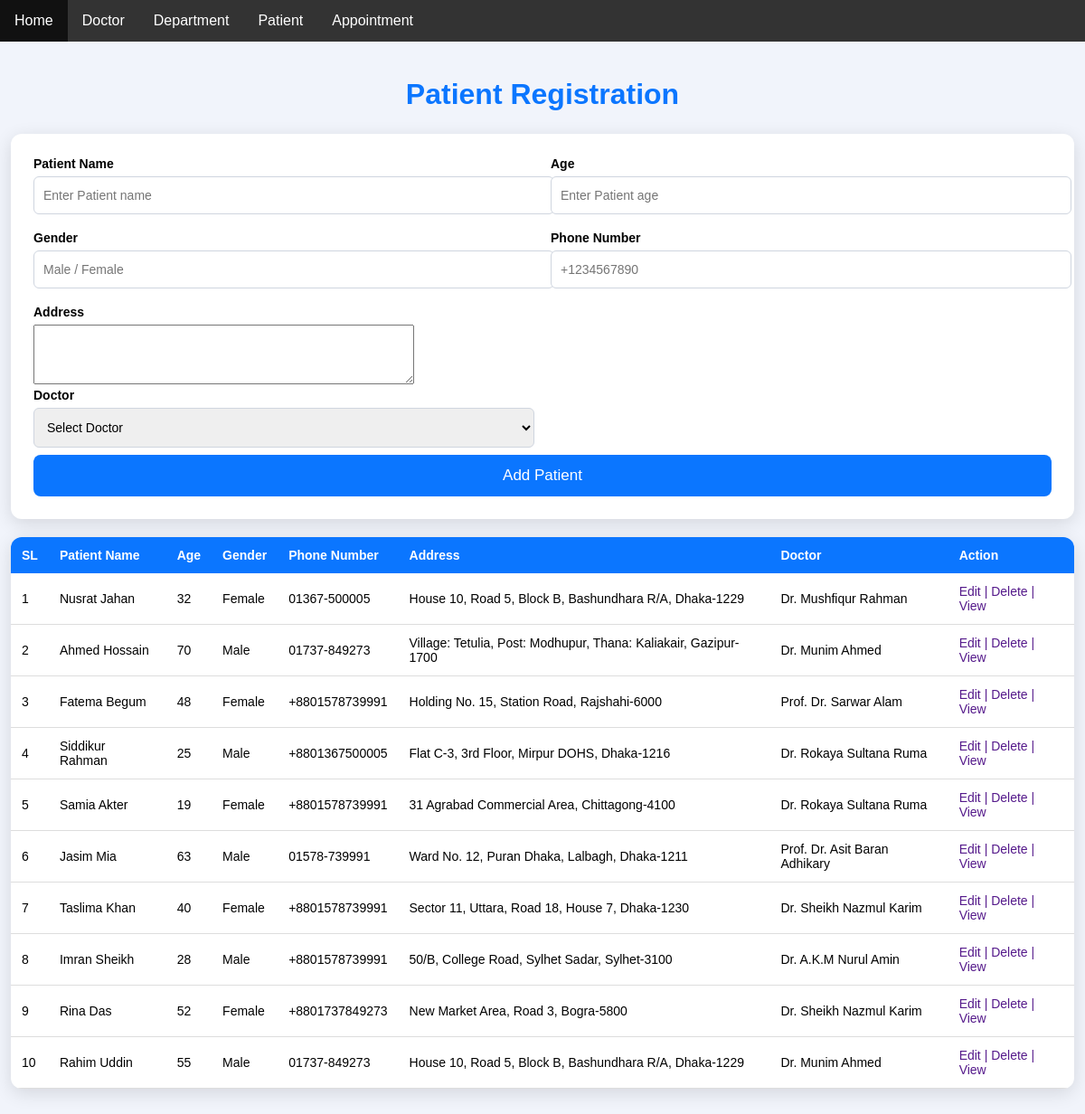
The app's page /patientPage/, older data.
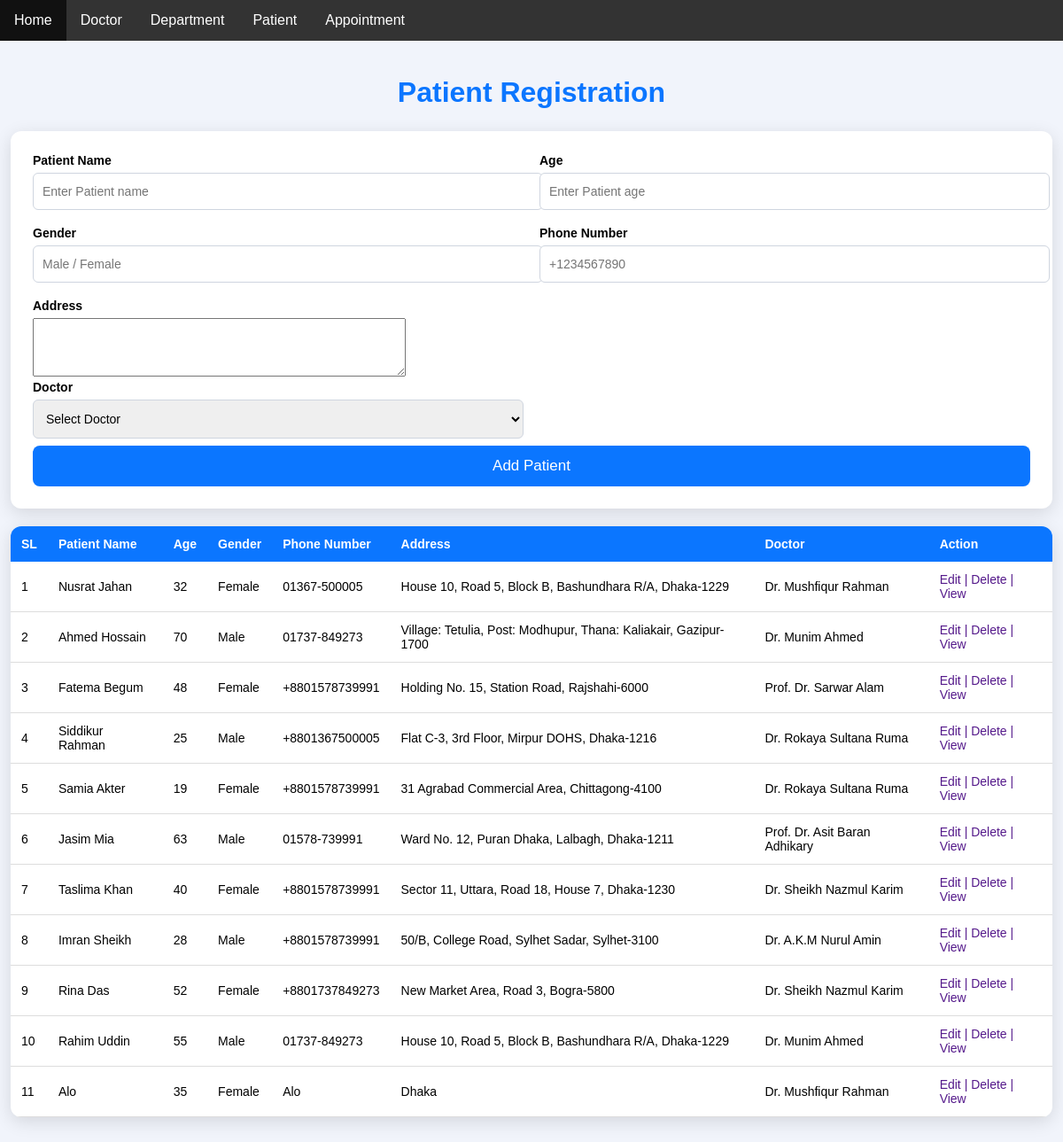
The same page, newer data.
### myApp/models.py (models this page shows, shortened)
class PatientModel(models.Model):
    Patientname=models.CharField(max_length=100,null=True)
    Age=models.CharField(max_length=100,null=True)
    Gender=models.CharField(max_length=100,null=True)
    Phone=models.CharField(max_length=100,null=True)
    Address=models.TextField(max_length=100,null=True)
    Doctor=models.ForeignKey(DoctorModel,max_length=100,null=True,on_delete=models.CASCADE)

class DoctorModel(models.Model):
    DoctorName=models.CharField(max_length=100,null=True)
    Specialization=models.CharField(max_length=100,null=True)
    Phone=models.CharField(max_length=100,null=True)
    Email=models.EmailField(max_length=100,null=True)
    department=models.ForeignKey(DepartmentModel,max_length=100,null=True,on_delete=models.CASCADE)

### myApp/views.py (the view, shortened to what this page needs)
# urls.py: path('patientPage/',patientPage, name="patientPage"),
def patientPage(request):
    patient_data=PatientModel.objects.all()
    doctors=DoctorModel.objects.all()
    context={
        'patient_data':patient_data,
        'doctors':doctors
    }
    return render(request,"patientPage.html", context)

### Templates/patientPage.html (shortened to what this page needs)
{% extends "base.html" %}
{% block body %}
<div class="container">
<section>
<h1 class="title">Patient Registration</h1>
<div class="card">
    <form action="" method="POST" >
        <div class="row">
            <div class="col-6">
                <label for="name">Patient Name</label>
                <input type="text" id="name" name="Patient_Name" placeholder="Enter Patient name" required>
            </div>
            <div class="col-6">
                <label for="age">Age</label>
                <input type="text" id="age" name="age" placeholder="Enter Patient age" required>
            </div>
            <div class="col-6">
                <label for="gender">Gender</label>
                <input type="text" id="gender" name="gender" placeholder="Male / Female" required>
            </div>
            <div class="col-6">
                <label for="phone">Phone Number</label>
                <input type="text" id="phone" name="phone" placeholder="+1234567890" required>
            </div>
            <div class="col-6">
                <label for="address">Address</label>
                <textarea id="address" name="address" rows="4" cols="50">
                </textarea>
            </div>
        </div>
        <div class="row">
            <div class="col-6">
            <label for="doctor">Doctor</label>
            <select id="doctor" name="doctor_id" required>
                <option value="" disabled selected>Select Doctor</option>
            </select>
            </div>
        </div>
        <button type="submit">Add Patient</button>
    </form>
</div>
<div class="table-box">
<table>
<tr>
  <th>SL</th>
  <th>Patient Name</th>
  <th>Age</th>
  <th>Gender</th>
  <th>Phone Number</th>
  <th>Address</th>
  <th>Doctor</th>
  <th>Action</th>
</tr>
    {% for i in patient_data %}
<tr>
  <td>{{forloop.counter}}</td>
  <td>{{i.Patientname}}</td>
  <td>{{i.Age}}</td>
  <td>{{i.Gender}}</td>
  <td>{{i.Phone}}</td>
  <td>{{i.Address}}</td>
  <td>{{i.Doctor.DoctorName}}</td>
  <td>
        <a href="" style="text-decoration: none;">Edit |</a>
        <a href="" style="text-decoration: none;">Delete |</a>
        <a href="" style="text-decoration: none;">View</a>
  </td>
</tr>
{% endfor %}
</table>
</div>
</section>
</div>
{% endblock body %}

Row changes from the older to the newer data that the page shows:
added PatientModel: Patientname "Alo", Age "35", Gender "Female", Phone "Alo", Address "Dhaka", Doctor.DoctorName "Dr. Mushfiqur Rahman"
